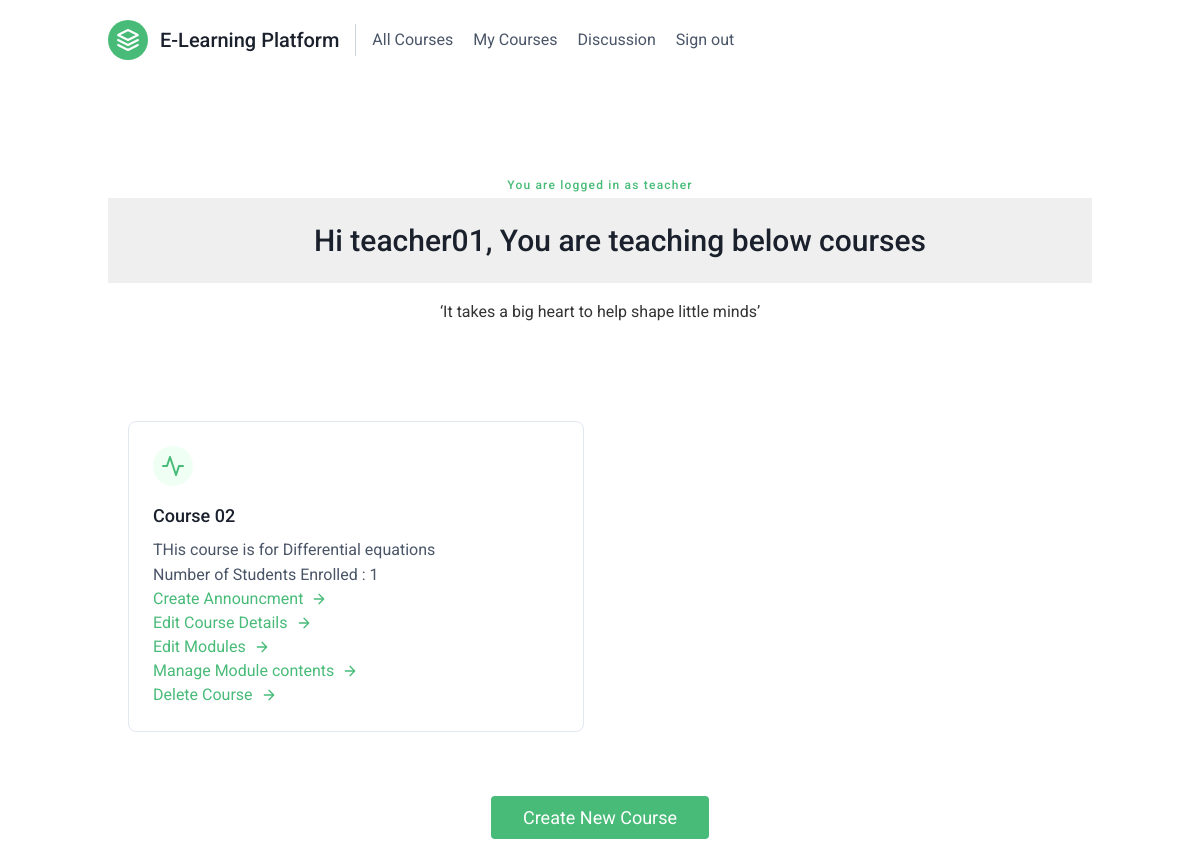
The page /course/mine/ (signed in) on the database as committed earlier.
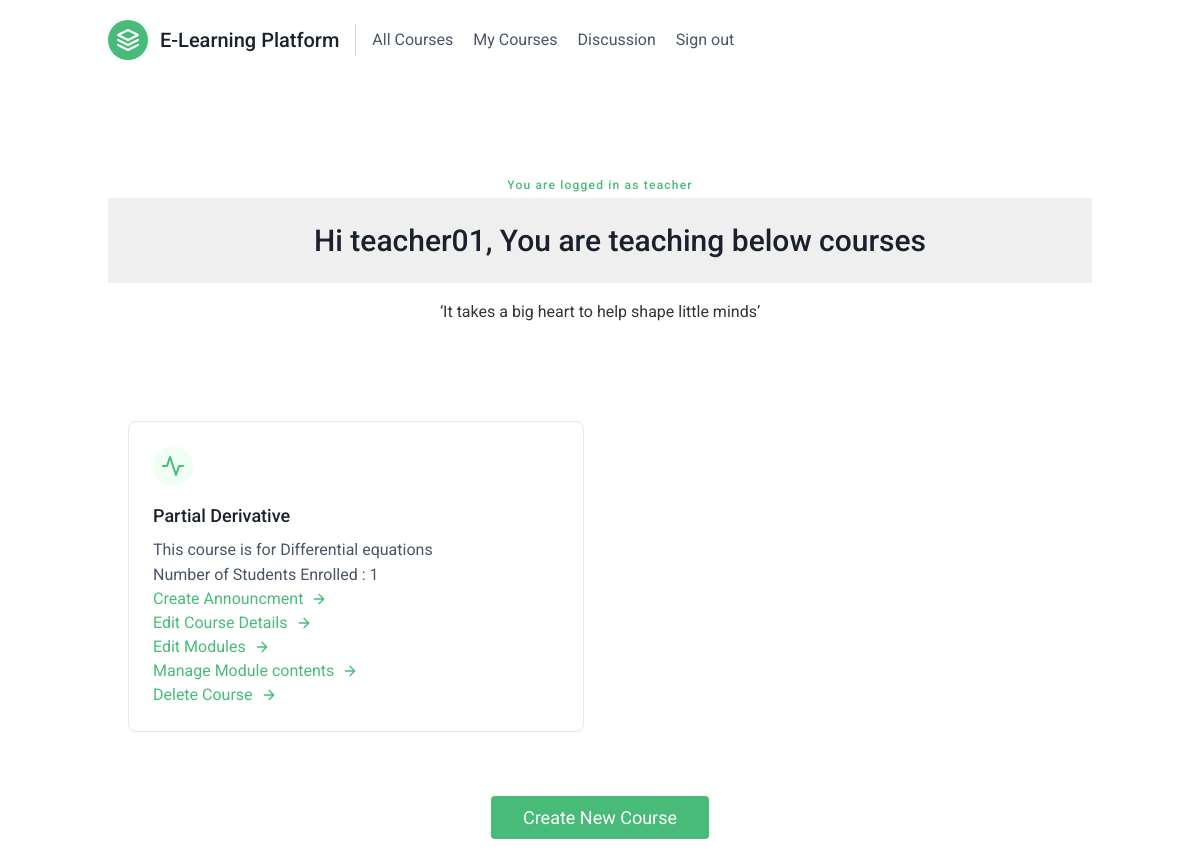
The same page on the database as committed later.
### courses/models.py (models this page shows, shortened)
class Course(models.Model):
    owner = models.ForeignKey(settings.AUTH_USER_MODEL, related_name='courses_created', on_delete=models.CASCADE)
    subject = models.ForeignKey(Subject, related_name='courses', on_delete=models.CASCADE)
    title = models.CharField(max_length=200)
    slug = models.SlugField(max_length=200, unique=True)
    overview = models.TextField()
    created = models.DateTimeField(auto_now_add=True)
    class Meta:
        ordering = ['-created']

### courses/views.py (the view)
class ManageCourseListView(OwnerCourseMixin, ListView):
    template_name = 'courses/manage/course/list.html'

### courses/views.py (called while the page is built)
    def get_queryset(self):
        qs = super().get_queryset()
        return qs.filter(owner=self.request.user)

### courses/templates/courses/manage/course/list.html (shortened to what this page needs)
{% extends "base.html" %}
{% block content %}
  <div class="container px-5 py-24 mx-auto">
    <div class="flex flex-col text-center w-full">
      <h2 class="text-xs text-green-500 tracking-widest font-medium title-font mb-1">You are logged in as teacher</h2>
      <h1 class="sm:text-3xl text-2xl font-medium title-font mb-4 text-gray-900">Hi {{request.user}}, You are teaching below courses</h1>
      <p class="lg:w-2/3 mx-auto leading-relaxed text-base">‘It takes a big heart to help shape little minds’</p>
    </div>
  <div class="module">
  <section class="text-gray-700 body-font">
  <div class="container px-5 py-24 mx-auto">
   {% for course in object_list %}
    <div class="flex flex-wrap -m-4">
      <div class="xl:w-1/3 md:w-1/2 p-4">
        <div class="border border-gray-300 p-6 rounded-lg">
          <div class="w-10 h-10 inline-flex items-center justify-center rounded-full bg-green-100 text-green-500 mb-4">
            <svg fill="none" stroke="currentColor" stroke-linecap="round" stroke-linejoin="round" stroke-width="2" class="w-6 h-6" viewBox="0 0 24 24">
              <path d="M22 12h-4l-3 9L9 3l-3 9H2"></path>
            </svg>
          </div>
          <h2 class="text-lg text-gray-900 font-medium title-font mb-2">{{ course.title}}</h2>
          <p class="leading-relaxed text-base">{{course.overview}}</p>
          <p> Number of Students Enrolled : {{course.student_courses.all|length}} </p>
          <p>
          <a class="text-green-500 inline-flex items-center" href="{% url "courses:new_announcement" course.id %}">Create Announcment<svg fill="none" stroke="currentColor" stroke-linecap="round" stroke-linejoin="round" stroke-width="2" class="w-4 h-4 ml-2" viewBox="0 0 24 24">
            <path d="M5 12h14M12 5l7 7-7 7"></path>
          </svg></a> </p>
          <p>
          <a class="text-green-500 inline-flex items-center" href="{% url "courses:course_edit" course.id %}">Edit Course Details <svg fill="none" stroke="currentColor" stroke-linecap="round" stroke-linejoin="round" stroke-width="2" class="w-4 h-4 ml-2" viewBox="0 0 24 24">
            <path d="M5 12h14M12 5l7 7-7 7"></path>
          </svg></a> </p>
          <p>
          <a class="text-green-500 inline-flex items-center" href="{% url "courses:course_module_update" course.id %}">Edit Modules <svg fill="none" stroke="currentColor" stroke-linecap="round" stroke-linejoin="round" stroke-width="2" class="w-4 h-4 ml-2" viewBox="0 0 24 24">
            <path d="M5 12h14M12 5l7 7-7 7"></path>
          </svg></a></p>
          {% if course.modules.count > 0 %}
            <p>
            <a class="text-green-500 inline-flex items-center" href="{% url "courses:module_content_list" course.modules.first.id %}">Manage Module contents <svg fill="none" stroke="currentColor" stroke-linecap="round" stroke-linejoin="round" stroke-width="2" class="w-4 h-4 ml-2" viewBox="0 0 24 24">
            <path d="M5 12h14M12 5l7 7-7 7"></path>
          </svg></a></p>
          {% endif %}
          <p>
          <a class="text-green-500 inline-flex items-center" href="{% url "courses:course_delete" course.id %}">Delete Course <svg fill="none" stroke="currentColor" stroke-linecap="round" stroke-linejoin="round" stroke-width="2" class="w-4 h-4 ml-2" viewBox="0 0 24 24">
            <path d="M5 12h14M12 5l7 7-7 7"></path>
          </svg></a> </p>
        </div>
      </div>
    </div>
      <a href="{% url "courses:course_create" %}"> <button class="flex mx-auto mt-16 text-white bg-green-500 border-0 py-2 px-8 focus:outline-none hover:bg-green-600 rounded text-lg">Create New Course</button></a>
    {% empty %}
      <p>You haven't created any courses yet.</p>
      <a class="text-gray-800" href="{% url "courses:course_create" %}"> Create new course</a>
    {% endfor %}
  </div>
</section>
  </div>
{% endblock %}

Rows that differ between the two databases and show on the page:
changed Course: title "Course 02" → "Partial Derivative"; overview "THis course is for Differential equations" → "This course is for Differential equations"
